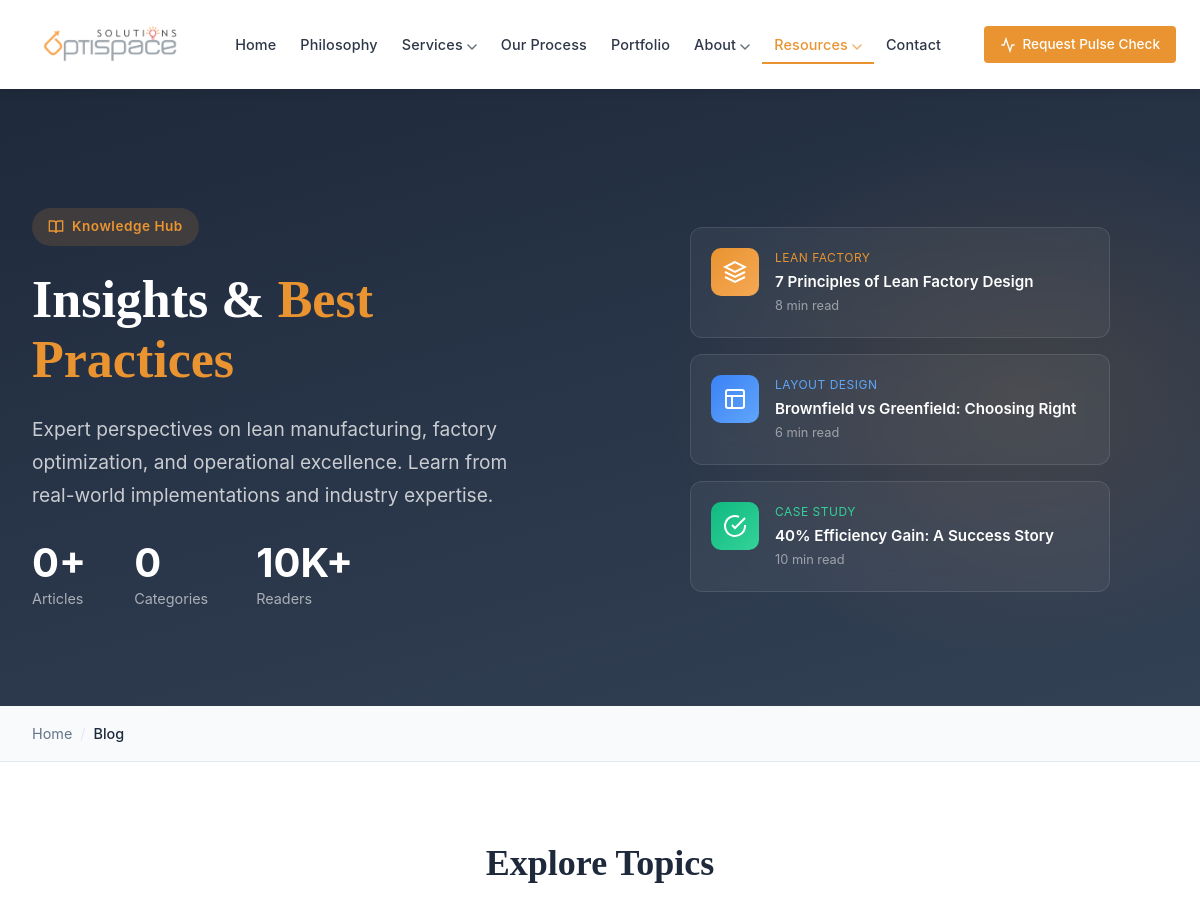
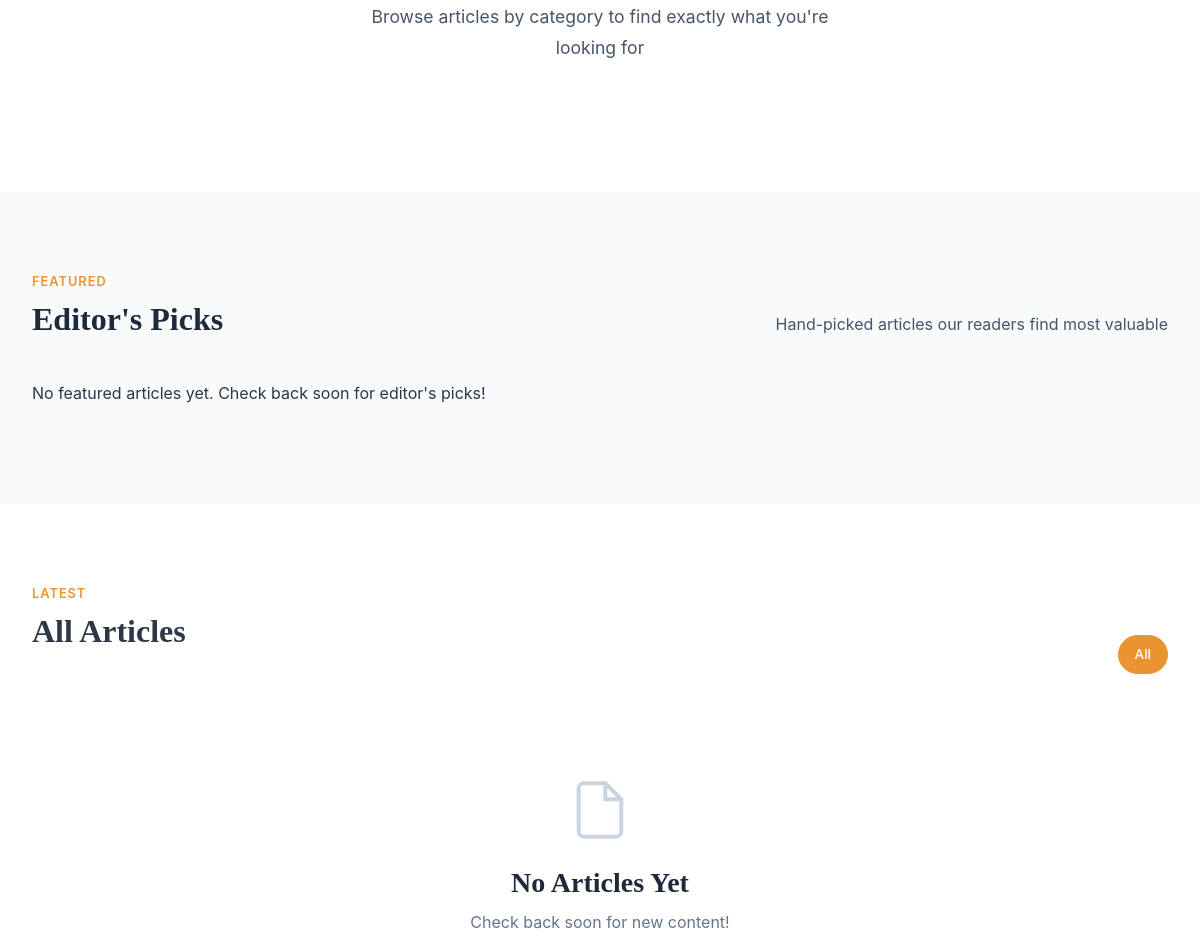
/blogs.php (upper part), run on an earlier commit of the app's database (2 pictures, top to bottom).
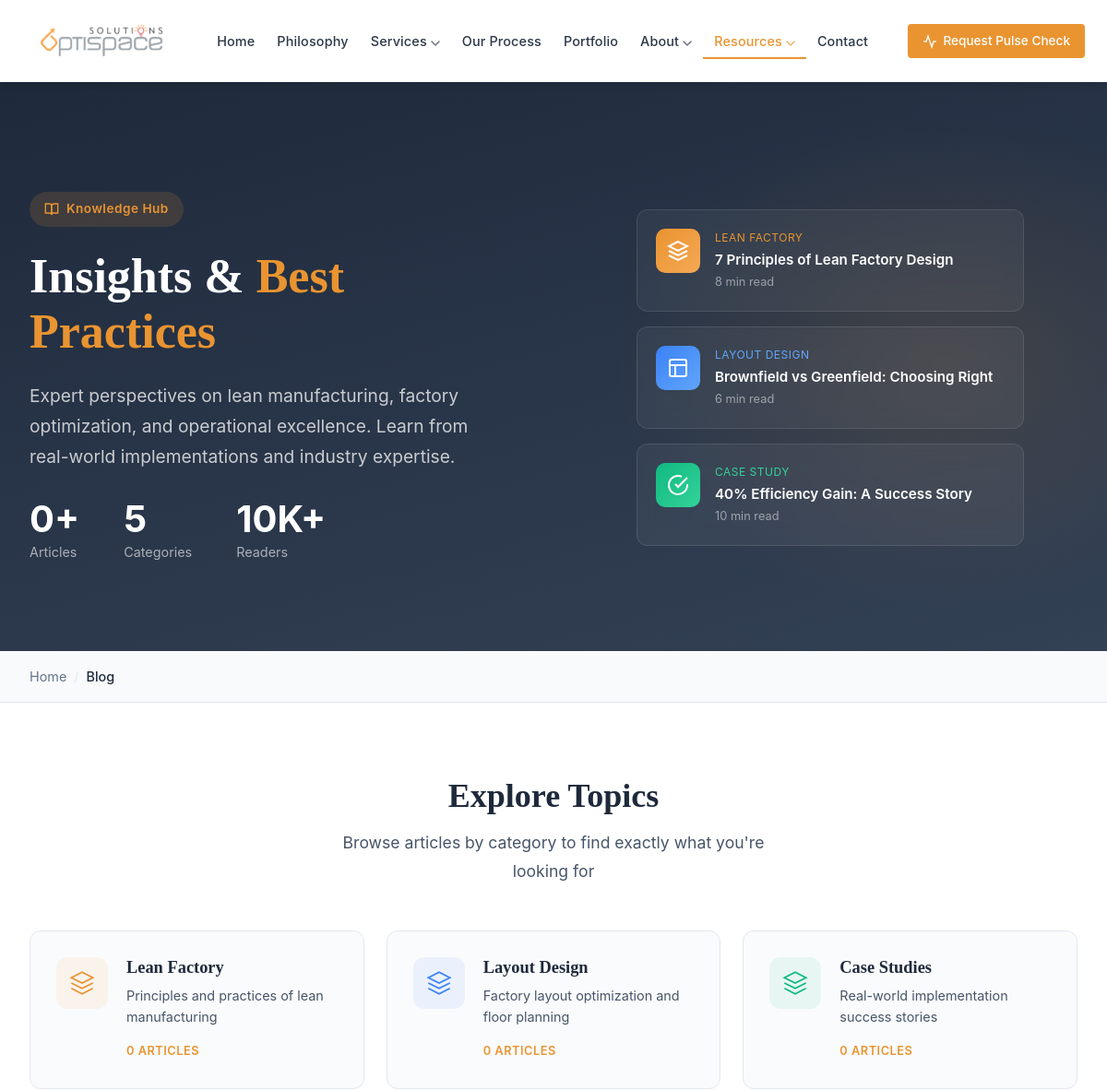
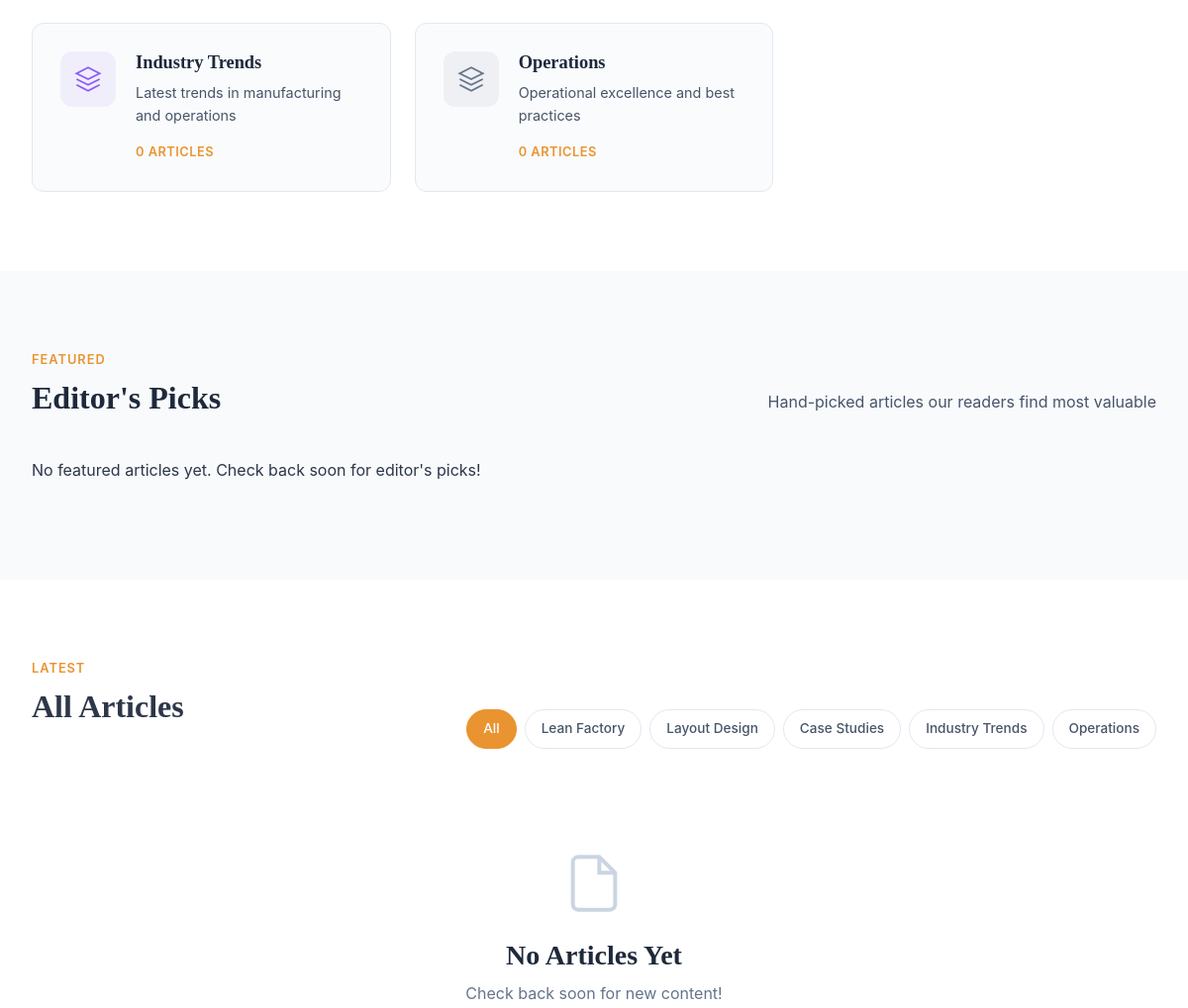
And on a later commit of the database (2 pictures, top to bottom).
### tables this page shows
CREATE TABLE IF NOT EXISTS blog_categories (
    id INT AUTO_INCREMENT PRIMARY KEY,
    name VARCHAR(100) NOT NULL,
    slug VARCHAR(100) NOT NULL UNIQUE,
    description TEXT DEFAULT NULL,
    color VARCHAR(20) DEFAULT '#E99431',
    icon VARCHAR(50) DEFAULT 'book',
    sort_order INT DEFAULT 0,
    is_active TINYINT(1) DEFAULT 1,
    created_at TIMESTAMP DEFAULT CURRENT_TIMESTAMP,
    updated_at TIMESTAMP DEFAULT CURRENT_TIMESTAMP ON UPDATE CURRENT_TIMESTAMP
);

### blogs.php (the view, shortened to what the changed rows need)
<?php
$conn = getDBConnection();
$categorySlug = $_GET['category'] ?? '';
$categoryInfo = null;
$categories = $conn->query("
    SELECT c.*, COUNT(b.id) as blog_count
    FROM blog_categories c
    LEFT JOIN blogs b ON c.id = b.category_id AND b.is_published = 1
    WHERE c.is_active = 1
    GROUP BY c.id
    ORDER BY c.sort_order, c.name
");
$totalCategories = $conn->query("SELECT COUNT(*) as cnt FROM blog_categories WHERE is_active = 1")->fetch_assoc()['cnt'];
include 'includes/header.php';
?>
<section class="blog-hero">
    <div class="blog-hero-inner">
        <div class="blog-hero-content">
            <h1>Insights & <span>Best Practices</span></h1>
            <div class="hero-stats">
                <div class="hero-stat">
                    <div class="hero-stat-value"><?php echo $totalCategories; ?></div>
                    <div class="hero-stat-label">Categories</div>
                </div>
            </div>
        </div>
    </div>
</section>
<section class="categories-section">
    <div class="blog-container">
        <div class="categories-header">
            <h2>Explore Topics</h2>
        </div>
        <div class="categories-grid">
            <?php
            $categoryIcons = [
                'lean-factory' => '<path d="M12 2L2 7l10 5 10-5-10-5z"/><path d="M2 17l10 5 10-5"/><path d="M2 12l10 5 10-5"/>',
                'layout-design' => '<rect x="3" y="3" width="18" height="18" rx="2"/><path d="M3 9h18"/><path d="M9 21V9"/>',
                'case-studies' => '<path d="M22 11.08V12a10 10 0 1 1-5.93-9.14"/><polyline points="22 4 12 14.01 9 11.01"/>',
                'industry-trends' => '<path d="M21 16V8a2 2 0 0 0-1-1.73l-7-4a2 2 0 0 0-2 0l-7 4A2 2 0 0 0 3 8v8a2 2 0 0 0 1 1.73l7 4a2 2 0 0 0 2 0l7-4A2 2 0 0 0 21 16z"/><polyline points="3.27 6.96 12 12.01 20.73 6.96"/><line x1="12" y1="22.08" x2="12" y2="12"/>',
                'operations' => '<circle cx="12" cy="12" r="3"/><path d="M19.4 15a1.65 1.65 0 0 0 .33 1.82l.06.06a2 2 0 0 1 0 2.83 2 2 0 0 1-2.83 0l-.06-.06a1.65 1.65 0 0 0-1.82-.33 1.65 1.65 0 0 0-1 1.51V21a2 2 0 0 1-2 2 2 2 0 0 1-2-2v-.09A1.65 1.65 0 0 0 9 19.4a1.65 1.65 0 0 0-1.82.33l-.06.06a2 2 0 0 1-2.83 0 2 2 0 0 1 0-2.83l.06-.06a1.65 1.65 0 0 0 .33-1.82 1.65 1.65 0 0 0-1.51-1H3a2 2 0 0 1-2-2 2 2 0 0 1 2-2h.09A1.65 1.65 0 0 0 4.6 9a1.65 1.65 0 0 0-.33-1.82l-.06-.06a2 2 0 0 1 0-2.83 2 2 0 0 1 2.83 0l.06.06a1.65 1.65 0 0 0 1.82.33H9a1.65 1.65 0 0 0 1-1.51V3a2 2 0 0 1 2-2 2 2 0 0 1 2 2v.09a1.65 1.65 0 0 0 1 1.51 1.65 1.65 0 0 0 1.82-.33l.06-.06a2 2 0 0 1 2.83 0 2 2 0 0 1 0 2.83l-.06.06a1.65 1.65 0 0 0-.33 1.82V9a1.65 1.65 0 0 0 1.51 1H21a2 2 0 0 1 2 2 2 2 0 0 1-2 2h-.09a1.65 1.65 0 0 0-1.51 1z"/>'
            ];
            $colorClasses = ['orange', 'blue', 'green', 'purple', 'gray'];
            $colorIndex = 0;
            $categories->data_seek(0);
            while ($cat = $categories->fetch_assoc()):
                $iconSvg = $categoryIcons[$cat['slug']] ?? '<path d="M12 2L2 7l10 5 10-5-10-5z"/><path d="M2 17l10 5 10-5"/><path d="M2 12l10 5 10-5"/>';
                $colorClass = $colorClasses[$colorIndex % count($colorClasses)];
                $colorIndex++;
            ?>
            <a href="?category=<?php echo urlencode($cat['slug']); ?>" class="category-card">
                <div class="category-icon <?php echo $colorClass; ?>">
                    <svg viewBox="0 0 24 24" fill="none" stroke="currentColor" stroke-width="1.5">
                        <?php echo $iconSvg; ?>
                    </svg>
                </div>
                <div class="category-content">
                    <h3><?php echo htmlspecialchars($cat['name']); ?></h3>
                    <p><?php echo htmlspecialchars($cat['description'] ?: 'Articles about ' . $cat['name']); ?></p>
                    <span class="category-count"><?php echo $cat['blog_count']; ?> Articles</span>
                </div>
            </a>
            <?php endwhile; ?>
        </div>
    </div>
</section>
<section class="featured-section">
    <div class="blog-container">
        <div class="section-header-flex">
            <div class="section-header-left">
                <h2>Editor's Picks</h2>
            </div>
        </div>
    </div>
</section>
<section class="articles-section">
    <div class="blog-container">
        <div class="articles-header">
            <div class="section-header-left">
                <h2><?php echo $categoryInfo ? 'Articles' : 'All Articles'; ?></h2>
            </div>
            <div class="filter-tabs">
                <a href="blogs.php" class="filter-tab <?php echo empty($categorySlug) ? 'active' : ''; ?>">All</a>
                <?php
                $categories->data_seek(0);
                while ($cat = $categories->fetch_assoc()): ?>
                    <a href="?category=<?php echo urlencode($cat['slug']); ?>" class="filter-tab <?php echo $categorySlug === $cat['slug'] ? 'active' : ''; ?>"><?php echo htmlspecialchars($cat['name']); ?></a>
                <?php endwhile; ?>
            </div>
        </div>
    </div>
</section>
<?php include 'includes/footer.php'; ?>

What changed in the data, as far as the page shows it:
added blog_categories: name "Lean Factory", description "Principles and practices of lean manufacturing", blog_count "0"
added blog_categories: name "Layout Design", description "Factory layout optimization and floor planning", blog_count "0"
added blog_categories: name "Case Studies", description "Real-world implementation success stories", blog_count "0"
added blog_categories: name "Industry Trends", description "Latest trends in manufacturing and operations", blog_count "0"
added blog_categories: name "Operations", description "Operational excellence and best practices", blog_count "0"
Also different on the page:
$totalCategories: "0" → "5"
